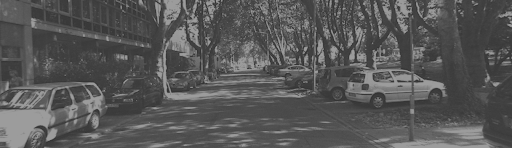
#> input picture TP2/ressources/Ihistdyn.png, 512 x 148 px
$ python recadrage_dynamique.py
#> lines starting #> are read from the running program, lines starting #| are printed output that depends on the picture
import cv2
import numpy as np

im1 = cv2.imread('ressources/Ihistdyn.png', cv2.IMREAD_GRAYSCALE)
#> im1 is the input picture: shape (148, 512); min 52, max 156, mean 87.7
im1 = np.array(im1)

imgHeight = np.size(im1, 0)
#> imgHeight = 148
imgWidth = np.size(im1, 1)
#> imgWidth = 512
print(imgWidth)
#| 512
result = np.zeros((imgHeight,imgWidth))
result = np.ascontiguousarray(result, dtype=np.uint8)

a = np.min(im1)
#> a = 52
b = np.max(im1)
#> b = 156

maxPixelValue = 255

for row in range(imgHeight):
  for pixel in range(imgWidth):
    pixelValue = im1[(row,pixel)]
    result[(row, pixel)]= round(maxPixelValue*(pixelValue-a)/(b-a))
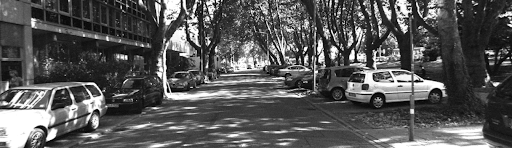
#> result: shape (148, 512); min 0, max 255, mean 87.5

cv2.imwrite('recadrage_dynamique.png',result)
